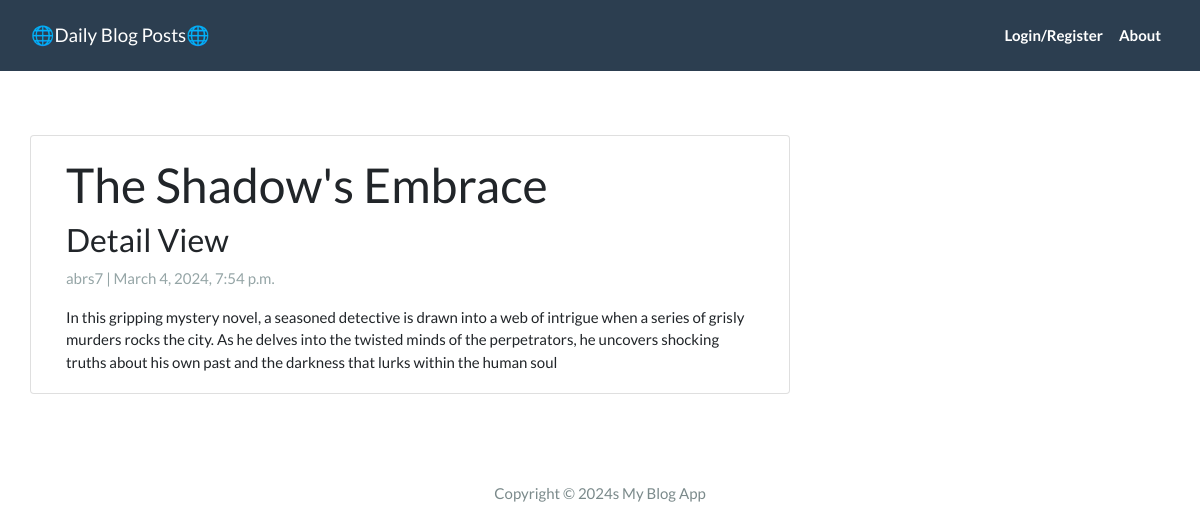
Page /app/post_detail/blog/ on the committed database.
### app/models.py (models this page shows, shortened)
class Post(models.Model):
    title = models.CharField(max_length =256, unique=True)
    slug = models.SlugField(max_length=256, unique=True )
    author = models.ForeignKey(User, on_delete=models.CASCADE, related_name='blog_posts')
    created_on = models.DateTimeField(auto_now_add = True)
    updated_on = models.DateTimeField(auto_now = True)
    content = models.TextField()
    status = models.IntegerField(choices = STATUS, default= 0)
    class Meta():
        ordering = ['-created_on']

### app/views.py (the view)
# urls.py: path('post_detail/<slug:slug>/',views.PostDetail.as_view(), name = 'post_detail'),
class PostDetail(DetailView):
    model = Post
    template_name = 'post_detail.html'

### templates/post_detail.html
{% extends 'base.html' %}
{% block content %}
<div class="container">
  <div class="row">
    <div class="col-md-8 card mb-4  mt-3 left  top">
      <div class="card-body">
        <h1>{% block title %} {{ object.title }} {% endblock title %}</h1>
        <h3>Detail View</h3>
        <p class=" text-muted">{{ post.author }} | {{ post.created_on }}</p>
        <p class="card-text ">{{ object.content | safe }}</p>
      </div>
    </div>
  </div>
</div>
{% endblock content %}

### rows in the picture
Post: title "The Shadow's Embrace", author "abrs7", created_on "March 4, 2024, 7:54 p.m.", content "In this gripping mystery novel, a seasoned detective is drawn into a web of intrigue when a series of grisly murders rocks the city. As he delves into the twisted minds of the perpetrators, he uncovers shocking truths about his own past and the darkness that lurks within the human soul"
